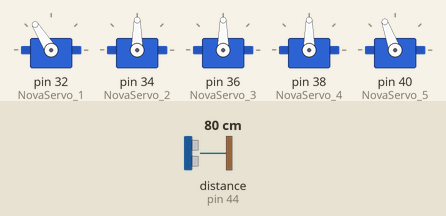
A sketch run on a simulated Arduino Mega 2560, built with avr-gcc and run on an emulated ATmega2560. Shown: 5 × servo. Wiring (inferred from the names in the program): ultrasonic range finder: trigger pin 46; echo pin 44. The inputs (shaded band) are chosen by the test bench; at power-on: distance to the obstacle (sensor on pin 44) 80 cm. The echo pulse lasts 58.3 µs per cm.

Above: at 1.2 s.
1.3 s: distance to the obstacle (sensor on pin 44) set to 34 cm
2.8 s: distance to the obstacle (sensor on pin 44) set to 27 cm
At 3.4 s:
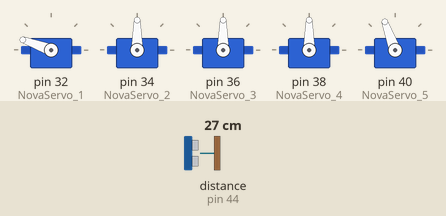
5.8 s: distance to the obstacle (sensor on pin 44) set to 18 cm
7.4 s: distance to the obstacle (sensor on pin 44) set to 13 cm
At 8.2 s:
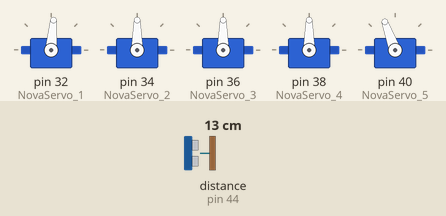
Timing chart, 0 to 10.4 s (numbered marks = the images above; inputs shaded):
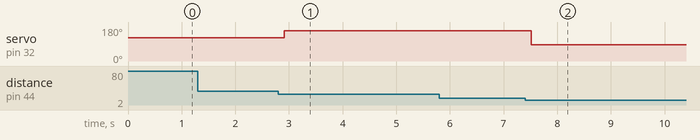

The sketch:

ultrasonicsound.ino
```cpp
#include <PID_v1.h>
#include <Servo.h>

namespace settings {
  typedef struct {
    int min;
    int mid;
    int max;
  } servorange;

  void createServoRangeStruct(servorange* sr, int min, int mid, int max) {
    sr->min = min;
    sr->mid = mid;
    sr->max = max;
  }
}

Servo NovaServo_1; //Head Movement - Front and Back                --> maps to joy1.y
Servo NovaServo_2; //Head Rotation - Clockwise and Anticlockwise   --> maps to joy2.x
Servo NovaServo_3; //Head Rotation - Up and Down                   --> maps to joy2.y
Servo NovaServo_4; //Whole Body Rotation - Z axis                  --> maps to joy1.x
Servo NovaServo_5; //Head Movement - Up and Down                   --> maps to joy1 & joy2 tacile press

settings::servorange sr1;
settings::servorange sr2;
settings::servorange sr3;
settings::servorange sr4;
settings::servorange sr5;

const int trigPin = 46;
const int echoPin = 44;

long duration;
int distance;
int servoAngle = 110;

const int setpointDistance = 15;
const int maxDistance = 30;
const int minDistance = 9;

namespace pid {
  typedef struct {
    double Setpoint;
    double Input;
    double Output;
    double Kp = 0.51; // tutorial default: 0.51
    double Ki = 1.1; // tutorial default: 1.1
    double Kd = 0.0; // tutorial default: 0.0
  } pidsetting;
}

pid::pidsetting us_pid_val;
PID US_PID(&us_pid_val.Input,
            &us_pid_val.Output,
            &us_pid_val.Setpoint,
            us_pid_val.Kp,
            us_pid_val.Ki,
            us_pid_val.Kd,
            DIRECT);

void setup() {
  NovaServo_1.attach(32);
  NovaServo_2.attach(34);
  NovaServo_3.attach(36);
  NovaServo_4.attach(38);
  NovaServo_5.attach(40);

  settings::createServoRangeStruct(&sr1, 85, 122, 160);
  settings::createServoRangeStruct(&sr2, 0, 90, 180);
  settings::createServoRangeStruct(&sr3, 35, 90, 175);
  settings::createServoRangeStruct(&sr4, 0, 90, 180);
  settings::createServoRangeStruct(&sr5, 75, 110, 145);

  NovaServo_1.write(sr1.mid);
  NovaServo_2.write(sr2.mid);
  NovaServo_3.write(sr3.mid);
  NovaServo_4.write(sr4.mid);
  NovaServo_5.write(sr5.mid);

  pinMode(trigPin, OUTPUT);
  pinMode(echoPin, INPUT);

  Serial.begin(9600);

  US_PID.SetMode(AUTOMATIC);
  US_PID.SetSampleTime(10);
  US_PID.SetOutputLimits(-1, 1);

  us_pid_val.Setpoint = setpointDistance;
  us_pid_val.Input = distance;
}

void loop() {
  digitalWrite(trigPin, LOW);
  delayMicroseconds(2);
  digitalWrite(trigPin, HIGH);
  delayMicroseconds(10);
  digitalWrite(trigPin, LOW);

  duration = pulseIn(echoPin, HIGH);
  distance = duration * 0.034/2;

  us_pid_val.Input = distance;

  US_PID.Compute();

  if(distance < maxDistance && distance > minDistance){
       servoAngle = servoAngle - us_pid_val.Output;

       //if(servoAngle < sr1.max && servoAngle > sr1.min){
       //   NovaServo_1.write(servoAngle);
       //} else
       if(servoAngle > sr1.max)
          servoAngle = sr1.max;
       if(servoAngle < sr1.min)
          servoAngle = sr1.min;

       NovaServo_1.write(servoAngle);
  }
}
```

Measured:
- the behaviour switches between 31 and 30 cm on distance to the obstacle (sensor on pin 44) (found by bisection; images 0 and 1)
- the behaviour switches between 16 and 15 cm on distance to the obstacle (sensor on pin 44) (found by bisection; images 1 and 2)
- after the input at 1.3 s, every drawn part: stays the same
- after the input at 2.8 s, servo on pin 32 (NovaServo_1): 122° → 160° after 0.11 s
- after the input at 5.8 s, every drawn part: stays the same
- after the input at 7.4 s, servo on pin 32 (NovaServo_1): 160° → 85° after 0.11 s
